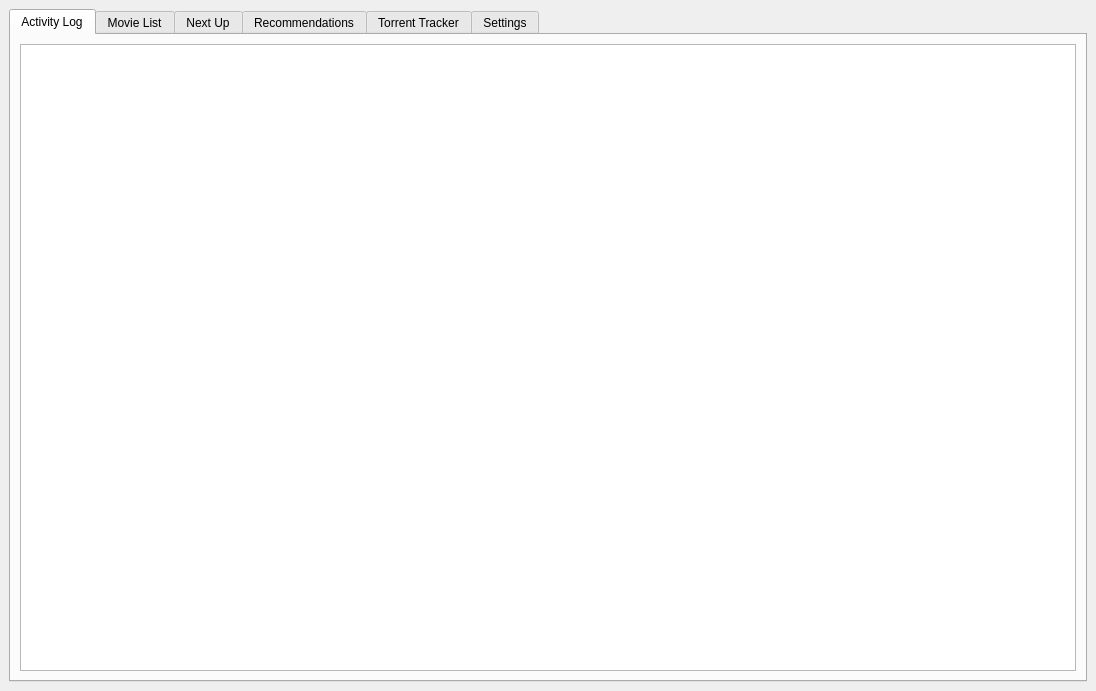
<?xml version="1.0" encoding="UTF-8"?>
<ui version="4.0">
 <class>MainWindow</class>
 <widget class="QMainWindow" name="MainWindow">
  <property name="geometry">
   <rect>
    <x>0</x>
    <y>0</y>
    <width>1096</width>
    <height>691</height>
   </rect>
  </property>
  <property name="windowTitle">
   <string>ReelFetch</string>
  </property>
  <widget class="QWidget" name="centralwidget">
   <layout class="QVBoxLayout" name="verticalLayoutMain">
    <item>
     <widget class="QTabWidget" name="tabWidget">
      <property name="tabPosition">
       <enum>QTabWidget::North</enum>
      </property>
      <property name="currentIndex">
       <number>0</number>
      </property>
      <widget class="QWidget" name="tabActivityLog">
       <attribute name="title">
        <string>Activity Log</string>
       </attribute>
       <layout class="QVBoxLayout" name="verticalLayoutActivityLog">
        <item>
         <widget class="QTextEdit" name="activityLogTextEdit">
          <property name="readOnly">
           <bool>true</bool>
          </property>
         </widget>
        </item>
       </layout>
      </widget>
      <widget class="QWidget" name="tabMovieList">
       <attribute name="title">
        <string>Movie List</string>
       </attribute>
       <layout class="QVBoxLayout" name="verticalLayoutMovieList">
        <item>
         <widget class="QTextEdit" name="movieListTextEdit"/>
        </item>
        <item>
         <widget class="QPushButton" name="saveMovieListButton">
          <property name="text">
           <string>Save List</string>
          </property>
         </widget>
        </item>
       </layout>
      </widget>
      <widget class="QWidget" name="tabNextUp">
       <attribute name="title">
        <string>Next Up</string>
       </attribute>
       <layout class="QVBoxLayout" name="verticalLayoutNextUp">
        <item>
         <layout class="QHBoxLayout" name="horizontalLayoutNextUpControls">
          <item>
           <widget class="QComboBox" name="genreComboBox">
            <property name="placeholderText" stdset="0">
             <string>Select Genre</string>
            </property>
           </widget>
          </item>
          <item>
           <widget class="QLineEdit" name="yearLineEdit">
            <property name="placeholderText">
             <string>Year</string>
            </property>
           </widget>
          </item>
          <item>
           <widget class="QComboBox" name="nationComboBox">
            <property name="placeholderText" stdset="0">
             <string>Select Nation</string>
            </property>
           </widget>
          </item>
         </layout>
        </item>
        <item>
         <widget class="QTextEdit" name="nextUpTextEdit"/>
        </item>
        <item>
         <layout class="QHBoxLayout" name="horizontalLayoutNextUpButtons">
          <item>
           <widget class="QPushButton" name="generateNextUpButton">
            <property name="text">
             <string>Generate List</string>
            </property>
           </widget>
          </item>
          <item>
           <widget class="QPushButton" name="saveNextUpButton">
            <property name="text">
             <string>Save List</string>
            </property>
           </widget>
          </item>
         </layout>
        </item>
       </layout>
      </widget>
      <widget class="QWidget" name="tabRecommendations">
       <attribute name="title">
        <string>Recommendations</string>
       </attribute>
       <layout class="QVBoxLayout" name="verticalLayoutRecommendations">
        <item>
         <layout class="QHBoxLayout" name="horizontalLayoutRecommendationsControls">
          <item>
           <widget class="QComboBox" name="recGenreComboBox">
            <property name="placeholderText" stdset="0">
             <string>Select Genre</string>
            </property>
           </widget>
          </item>
          <item>
           <widget class="QLineEdit" name="recYearLineEdit">
            <property name="placeholderText">
             <string>Year</string>
            </property>
           </widget>
          </item>
          <item>
           <widget class="QComboBox" name="recNationComboBox">
            <property name="placeholderText" stdset="0">
             <string>Select Nation</string>
            </property>
           </widget>
          </item>
         </layout>
        </item>
        <item>
         <widget class="QTextEdit" name="recommendationsTextEdit"/>
        </item>
        <item>
         <layout class="QHBoxLayout" name="horizontalLayoutRecommendationsButtons">
          <item>
           <widget class="QPushButton" name="generateRecommendationsButton">
            <property name="text">
             <string>Generate List</string>
            </property>
           </widget>
          </item>
          <item>
           <widget class="QPushButton" name="saveRecommendationsButton">
            <property name="text">
             <string>Save List</string>
            </property>
           </widget>
          </item>
         </layout>
        </item>
       </layout>
      </widget>
      <widget class="QWidget" name="tabTorrentTracker">
       <attribute name="title">
        <string>Torrent Tracker</string>
       </attribute>
       <layout class="QVBoxLayout" name="verticalLayoutTorrentTracker">
        <item>
         <widget class="QTextEdit" name="torrentTrackerTextEdit"/>
        </item>
       </layout>
      </widget>
      <widget class="QWidget" name="tabSettings">
       <attribute name="title">
        <string>Settings</string>
       </attribute>
       <layout class="QVBoxLayout" name="verticalLayoutSettings">
        <item>
         <layout class="QHBoxLayout" name="horizontalLayoutSaveFolder">
          <item>
           <widget class="QLabel" name="labelSaveFolder">
            <property name="text">
             <string>Save Folder:</string>
            </property>
           </widget>
          </item>
          <item>
           <widget class="QLineEdit" name="saveFolderLineEdit"/>
          </item>
          <item>
           <widget class="QPushButton" name="changeSaveFolderButton">
            <property name="text">
             <string>Change</string>
            </property>
           </widget>
          </item>
         </layout>
        </item>
        <item>
         <layout class="QHBoxLayout" name="horizontalLayoutMaxTorrent">
          <item>
           <widget class="QLabel" name="labelMaxTorrent">
            <property name="text">
             <string>Max Torrents:</string>
            </property>
           </widget>
          </item>
          <item>
           <widget class="QLineEdit" name="maxTorrentLineEdit"/>
          </item>
         </layout>
        </item>
       </layout>
      </widget>
     </widget>
    </item>
   </layout>
  </widget>
 </widget>
 <resources/>
 <connections/>
</ui>
